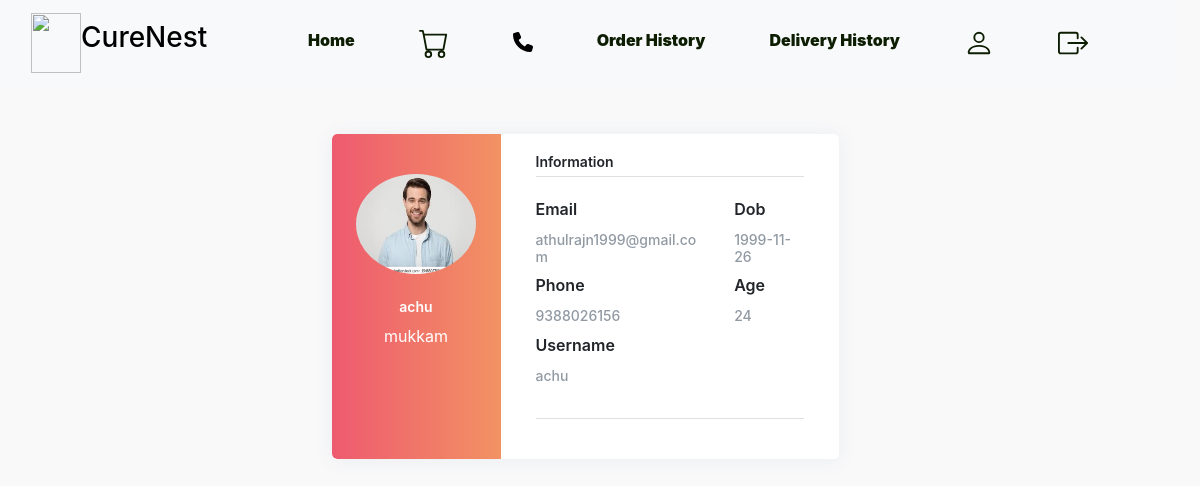
Page /userprofile (signed in) on the committed database.
### app/models.py (models this page shows)
class CustomeUser(AbstractUser):
    age = models.IntegerField(null=True, blank=True)
    dob= models.DateField(null=True, blank=True)
    phone_number = models.IntegerField(null=True, blank=True, unique=True)
    usertype=models.CharField(max_length=200)
    address=models.CharField(null=True,blank=True,max_length=100)
    place=models.CharField(null=True,blank=True,max_length=500)
    status=models.CharField(max_length=100,null=True, blank=True,default='pending')
    license=models.FileField(null=True,blank=True)
    Image=models.FileField(null=True,blank=True)
    certificate = models.FileField(null=True, blank=True)
    contact_name = models.CharField(max_length=255, null=True, blank=True)
    delivery_address=models.CharField(null=True,blank=True,max_length=100)

### app/views.py (the view)
# urls.py: path('userprofile',views.userprofile,name='userprofile'),
def userprofile(request):
    users=CustomeUser.objects.get(id=request.user.id)
    return render(request,'user/profile.html',{'data':users})

### template/user/profile.html (shortened to what this page needs)
{% extends 'user/userhome.html' %}
{% block content %}
{% load static %}
<link rel="stylesheet" href="https://maxcdn.bootstrapcdn.com/bootstrap/4.0.0/css/bootstrap.min.css">
<link rel="stylesheet" href="https://cdnjs.cloudflare.com/ajax/libs/MaterialDesign-Webfont/3.6.95/css/materialdesignicons.css">
<div class="page-content page-container" id="page-content">
    <div class="padding">
        <div class="row container d-flex justify-content-center">
<div class="col-xl-6 col-md-12">
        <div class="card user-card-full">
            <div class="row m-l-0 m-r-0">
                <div class="col-sm-4 bg-c-lite-green user-profile">
                    <div class="card-block text-center text-white">
                        <div class="m-b-25">
                            <img src="{{data.Image.url}}" class="img-radius" alt="User-Profile-Image" height="100px" width="120px" style="border-radius: 50%;">
                        </div>
                        <h6 class="f-w-600">{{ data.first_name }}</h6>
                        <p>{{ data.address }}</p>
                    </div>
                </div>
                <div class="col-sm-8">
                    <div class="card-block">
                        <h6 class="m-b-20 p-b-5 b-b-default f-w-600">Information</h6>
                        <div class="row">
                            <div class="col-sm-8">
                                <p class="m-b-10 f-w-600">Email</p>
                                <h6 class="text-muted f-w-400">{{ data.email }}</h6>
                            </div>
                            <div class="col-sm-4">
                                <p class="m-b-10 f-w-600">Dob</p>
                                <h6 class="text-muted f-w-400">{{ data.dob|date:'Y-m-d' }}</h6>
                            </div>
                            <div class="col-sm-8">
                                <p class="m-b-10 f-w-600">Phone</p>
                                <h6 class="text-muted f-w-400">{{ data.phone_number }}</h6>
                            </div>
                            <div class="col-sm-4">
                                <p class="m-b-10 f-w-600">Age</p>
                                <h6 class="text-muted f-w-400">{{ data.age }}</h6>
                            </div>
                            <div class="col-sm-6">
                                <p class="m-b-10 f-w-600">Username</p>
                                <h6 class="text-muted f-w-400">{{ data.username }}</h6>
                            </div>
                        </div>
                        <h6 class="m-b-20 m-t-40 p-b-5 b-b-default f-w-600"></h6>
                    </div>
                </div>
            </div>
        </div>
    </div>
        </div>
        </div>
    </div>
{% endblock %}

### template/user/profile.html (style rules this page uses)
body { background-color: #f9f9fa }
.padding { padding: 3rem !important }
.user-card-full { overflow: hidden; }
.card { border-radius: 5px; -webkit-box-shadow: 0 1px 20px 0 rgba(69,90,100,0.08); box-shadow: 0 1px 20px 0 rgba(69,90,100,0.08); border: none; margin-bottom: 30px; }
.m-r-0 { margin-right: 0px; }
.m-l-0 { margin-left: 0px; }
.user-card-full .user-profile { border-radius: 5px 0 0 5px; }
.bg-c-lite-green { background: -webkit-gradient(linear, left top, right top, from(#f29263), to(#ee5a6f)); background: linear-gradient(to right, #ee5a6f, #f29263); }
.user-profile { padding: 20px 0; }
.card-block { padding: 1.25rem; }
.m-b-25 { margin-bottom: 25px; }
.img-radius { border-radius: 5px; }
h6 { font-size: 14px; }
.card .card-block p { line-height: 25px; }
.b-b-default { border-bottom: 1px solid #e0e0e0; }
.m-b-20 { margin-bottom: 20px; }
.p-b-5 { padding-bottom: 5px !important; }
.m-b-10 { margin-bottom: 10px; }
.text-muted { color: #919aa3 !important; }
.f-w-600 { font-weight: 600; }
.m-t-40 { margin-top: 20px; }

### rows in the picture
CustomeUser: Image (picture), first_name "achu", address "mukkam", email "athulrajn1999@gmail.com", dob "1999-11-26", phone_number "9388026156", age "24", username "achu"
